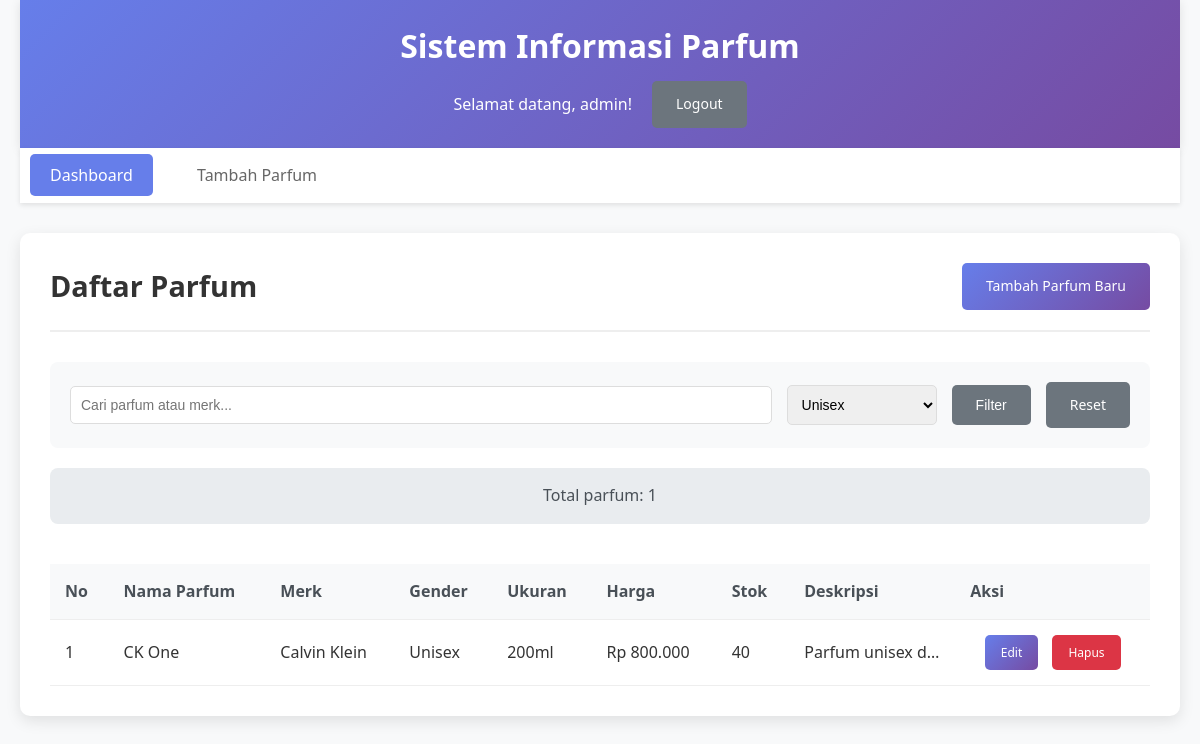
Screenshot of /dashboard.php?filter_gender=Unisex (signed in) with the database file from the repository.
### tables this page shows
CREATE TABLE IF NOT EXISTS parfum (
    id INT AUTO_INCREMENT PRIMARY KEY,
    nama_parfum VARCHAR(100) NOT NULL,
    merk VARCHAR(50) NOT NULL,
    jenis_kelamin ENUM('Pria', 'Wanita', 'Unisex') NOT NULL,
    ukuran VARCHAR(20) NOT NULL,
    harga DECIMAL(10,2) NOT NULL,
    stok INT NOT NULL DEFAULT 0,
    deskripsi TEXT,
    gambar VARCHAR(255),
    created_at TIMESTAMP DEFAULT CURRENT_TIMESTAMP,
    updated_at TIMESTAMP DEFAULT CURRENT_TIMESTAMP ON UPDATE CURRENT_TIMESTAMP
);

### config.php (called while the page is built, shortened)
<?php
function formatCurrency($amount) {
    return 'Rp ' . number_format($amount, 0, ',', '.');
}
?>

### dashboard.php (the view, shortened to what this page needs)
<?php
require_once 'config.php';
$search = isset($_GET['search']) ? $_GET['search'] : '';
$filter_gender = isset($_GET['filter_gender']) ? $_GET['filter_gender'] : '';
$query = "SELECT * FROM parfum WHERE 1=1";
$params = [];
if ($filter_gender) {
    $query .= " AND jenis_kelamin = ?";
    $params[] = $filter_gender;
}
$query .= " ORDER BY created_at DESC";
$stmt = $pdo->prepare($query);
$stmt->execute($params);
$parfums = $stmt->fetchAll();
$count_query = "SELECT COUNT(*) as total FROM parfum WHERE 1=1";
if ($filter_gender) {
    $count_query .= " AND jenis_kelamin = ?";
}
$count_stmt = $pdo->prepare($count_query);
$count_stmt->execute($params);
$total_count = $count_stmt->fetch()['total'];
?>
<!DOCTYPE html>
<html lang="id">
<head>
    <link rel="stylesheet" href="style.css">
</head>
<body>
    <div class="container">
        <header class="header">
            <h1>Sistem Informasi Parfum</h1>
            <div class="user-info">
                <span>Selamat datang, <?php echo htmlspecialchars($_SESSION['username']); ?>!</span>
                <a href="logout.php" class="btn btn-secondary">Logout</a>
            </div>
        </header>
        <nav class="navigation">
            <a href="dashboard.php" class="nav-link active">Dashboard</a>
            <a href="add_parfum.php" class="nav-link">Tambah Parfum</a>
        </nav>
        <main class="main-content">
            <div class="content-header">
                <h2>Daftar Parfum</h2>
                <div class="actions">
                    <a href="add_parfum.php" class="btn btn-primary">Tambah Parfum Baru</a>
                </div>
            </div>
            <div class="search-filter">
                <form method="GET" action="" class="search-form">
                    <input type="text" name="search" placeholder="Cari parfum atau merk..." value="<?php echo htmlspecialchars($search); ?>">
                    <select name="filter_gender">
                        <option value="Unisex" <?php echo $filter_gender == 'Unisex' ? 'selected' : ''; ?>>Unisex</option>
                    </select>
                    <button type="submit" class="btn btn-secondary">Filter</button>
                    <a href="dashboard.php" class="btn btn-secondary">Reset</a>
                </form>
            </div>
            <div class="stats">
                <p>Total parfum: <?php echo $total_count; ?></p>
            </div>
            <div class="table-container">
                <table class="parfum-table">
                    <thead>
                        <tr>
                            <th>No</th>
                            <th>Nama Parfum</th>
                            <th>Merk</th>
                            <th>Gender</th>
                            <th>Ukuran</th>
                            <th>Harga</th>
                            <th>Stok</th>
                            <th>Deskripsi</th>
                            <th>Aksi</th>
                        </tr>
                    </thead>
                    <tbody>
                        <?php if (empty($parfums)): ?>
                            <tr>
                                <td colspan="9" class="no-data">Tidak ada data parfum</td>
                            </tr>
                        <?php else: ?>
                            <?php foreach ($parfums as $index => $parfum): ?>
                                <tr>
                                    <td><?php echo $index + 1; ?></td>
                                    <td><?php echo htmlspecialchars($parfum['nama_parfum']); ?></td>
                                    <td><?php echo htmlspecialchars($parfum['merk']); ?></td>
                                    <td><?php echo htmlspecialchars($parfum['jenis_kelamin']); ?></td>
                                    <td><?php echo htmlspecialchars($parfum['ukuran']); ?></td>
                                    <td><?php echo formatCurrency($parfum['harga']); ?></td>
                                    <td><?php echo $parfum['stok']; ?></td>
                                    <td class="description"><?php echo htmlspecialchars(substr($parfum['deskripsi'], 0, 50)) . '...'; ?></td>
                                    <td class="actions">
                                        <a href="edit_parfum.php?id=<?php echo $parfum['id']; ?>" class="btn btn-small btn-primary">Edit</a>
                                        <a href="delete_parfum.php?id=<?php echo $parfum['id']; ?>" class="btn btn-small btn-danger" onclick="return confirm('Apakah Anda yakin ingin menghapus parfum ini?')">Hapus</a>
                                    </td>
                                </tr>
                            <?php endforeach; ?>
                        <?php endif; ?>
                    </tbody>
                </table>
            </div>
        </main>
    </div>
</body>
</html>

### style.css (style rules this page uses)
* { margin: 0; padding: 0; box-sizing: border-box; }
body { font-family: 'Segoe UI', Tahoma, Geneva, Verdana, sans-serif; line-height: 1.6; color: #333; background-color: #f8f9fa; }
.container { max-width: 1200px; margin: 0 auto; padding: 0 20px; }
.header { background: linear-gradient(135deg, #667eea 0%, #764ba2 100%); color: white; padding: 20px 0; box-shadow: 0 2px 10px rgba(0,0,0,0.1); }
.header h1 { text-align: center; margin-bottom: 10px; font-size: 2rem; }
.user-info { display: flex; justify-content: center; align-items: center; gap: 20px; margin-top: 10px; }
.navigation { background: white; padding: 15px 0; box-shadow: 0 2px 5px rgba(0,0,0,0.1); margin-bottom: 30px; }
.nav-link { text-decoration: none; color: #666; padding: 10px 20px; margin: 0 10px; border-radius: 5px; transition: all 0.3s ease; }
.nav-link:hover, .nav-link.active { background-color: #667eea; color: white; }
.main-content { background: white; padding: 30px; border-radius: 10px; box-shadow: 0 5px 15px rgba(0,0,0,0.1); margin-bottom: 30px; }
.content-header { display: flex; justify-content: space-between; align-items: center; margin-bottom: 30px; padding-bottom: 20px; border-bottom: 2px solid #eee; }
.content-header h2 { color: #333; font-size: 1.8rem; }
.btn { display: inline-block; padding: 12px 24px; text-decoration: none; border-radius: 5px; border: none; cursor: pointer; font-size: 14px; font-weight: 500; transition: all 0.3s ease; text-align: center; }
.btn-primary { background: linear-gradient(135deg, #667eea 0%, #764ba2 100%); color: white; }
.btn-secondary { background-color: #6c757d; color: white; }
.btn-danger { background-color: #dc3545; color: white; }
.btn-small { padding: 8px 16px; font-size: 12px; }
.search-filter { background: #f8f9fa; padding: 20px; border-radius: 8px; margin-bottom: 20px; }
.search-form { display: flex; gap: 15px; align-items: center; flex-wrap: wrap; }
.search-form input, .search-form select { padding: 10px; border: 1px solid #ddd; border-radius: 5px; font-size: 14px; }
.search-form input[type="text"] { flex: 1; min-width: 200px; }
.search-form select { min-width: 150px; }
.stats { background: #e9ecef; padding: 15px; border-radius: 8px; margin-bottom: 20px; text-align: center; }
.stats p { margin: 0; font-weight: 500; color: #495057; }
.table-container { overflow-x: auto; }
.parfum-table { width: 100%; border-collapse: collapse; margin-top: 20px; }
.parfum-table th, .parfum-table td { padding: 15px; text-align: left; border-bottom: 1px solid #eee; }
.parfum-table th { background-color: #f8f9fa; font-weight: 600; color: #495057; position: sticky; top: 0; }
.parfum-table .actions { text-align: center; }
.parfum-table .actions .btn { margin: 0 5px; }
.parfum-table .description { max-width: 150px; overflow: hidden; text-overflow: ellipsis; white-space: nowrap; }

### rows the page displays
parfum: nama_parfum "CK One", merk "Calvin Klein", jenis_kelamin "Unisex", ukuran "200ml", harga "Rp 800.000", stok "40", deskripsi "Parfum unisex d…"

### other values shown
$_SESSION['username'] "admin"
$total_count "1"
